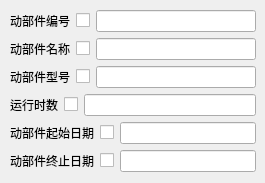
      <widget class="QWidget" name="tab_2">
       <attribute name="title">
        <string>动部件信息表</string>
       </attribute>
       <widget class="QWidget" name="layoutWidget">
        <property name="geometry">
         <rect>
          <x>10</x>
          <y>10</y>
          <width>246</width>
          <height>164</height>
         </rect>
        </property>
        <layout class="QVBoxLayout" name="verticalLayout_2">
         <item>
          <layout class="QHBoxLayout" name="horizontalLayout_7">
           <item>
            <widget class="QLabel" name="label_8">
             <property name="text">
              <string>动部件编号</string>
             </property>
            </widget>
           </item>
           <item>
            <widget class="QCheckBox" name="checkBox_7">
             <property name="text">
              <string/>
             </property>
            </widget>
           </item>
           <item>
            <widget class="QLineEdit" name="lineEdit_7"/>
           </item>
          </layout>
         </item>
         <item>
          <layout class="QHBoxLayout" name="horizontalLayout_8">
           <item>
            <widget class="QLabel" name="label_9">
             <property name="text">
              <string>动部件名称</string>
             </property>
            </widget>
           </item>
           <item>
            <widget class="QCheckBox" name="checkBox_8">
             <property name="text">
              <string/>
             </property>
            </widget>
           </item>
           <item>
            <widget class="QLineEdit" name="lineEdit_8"/>
           </item>
          </layout>
         </item>
         <item>
          <layout class="QHBoxLayout" name="horizontalLayout_9">
           <item>
            <widget class="QLabel" name="label_10">
             <property name="text">
              <string>动部件型号</string>
             </property>
            </widget>
           </item>
           <item>
            <widget class="QCheckBox" name="checkBox_9">
             <property name="text">
              <string/>
             </property>
            </widget>
           </item>
           <item>
            <widget class="QLineEdit" name="lineEdit_9"/>
           </item>
          </layout>
         </item>
         <item>
          <layout class="QHBoxLayout" name="horizontalLayout_10">
           <item>
            <widget class="QLabel" name="label_11">
             <property name="text">
              <string>运行时数</string>
             </property>
            </widget>
           </item>
           <item>
            <widget class="QCheckBox" name="checkBox_10">
             <property name="text">
              <string/>
             </property>
            </widget>
           </item>
           <item>
            <widget class="QLineEdit" name="lineEdit_10"/>
           </item>
          </layout>
         </item>
         <item>
          <layout class="QHBoxLayout" name="horizontalLayout_11">
           <item>
            <widget class="QLabel" name="label_13">
             <property name="text">
              <string>动部件起始日期</string>
             </property>
            </widget>
           </item>
           <item>
            <widget class="QCheckBox" name="checkBox_11">
             <property name="text">
              <string/>
             </property>
            </widget>
           </item>
           <item>
            <widget class="QLineEdit" name="lineEdit_11"/>
           </item>
          </layout>
         </item>
         <item>
          <layout class="QHBoxLayout" name="horizontalLayout_12">
           <item>
            <widget class="QLabel" name="label_14">
             <property name="text">
              <string>动部件终止日期</string>
             </property>
            </widget>
           </item>
           <item>
            <widget class="QCheckBox" name="checkBox_12">
             <property name="text">
              <string/>
             </property>
            </widget>
           </item>
           <item>
            <widget class="QLineEdit" name="lineEdit_12"/>
           </item>
          </layout>
         </item>
        </layout>
       </widget>
      </widget>
